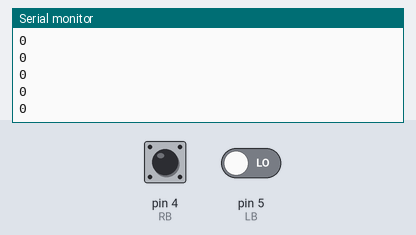
Bench run of a sketch on a simulated Arduino Uno, built with avr-gcc and run on an emulated ATmega328P. Shown: the last lines printed to the serial monitor. The inputs (shaded band) are chosen by the test bench; at power-on: pin 4 (RB) LOW, pin 5 (LB) LOW.

Above: at 1.2 s.
1.3 s: pin 4 (RB) driven HIGH
At 2.2 s:
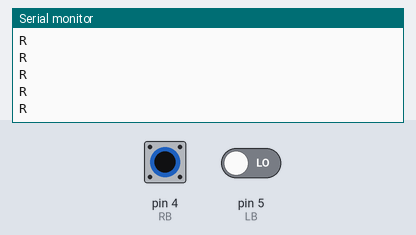
3.2 s: pin 5 (LB) driven HIGH
At 3.7 s:
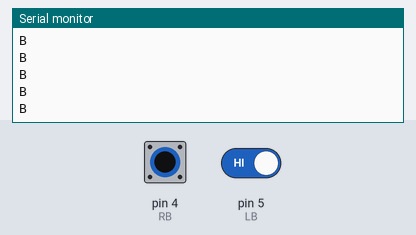

Measured:
- after the input at 1.3 s, the serial monitor: prints a new line after 0.07 s (image 1)
- after the input at 3.2 s, the serial monitor: prints a new line after 0.07 s (image 2)

The sketch:

Master.ino
```cpp
#include <SoftwareSerial.h>

const int blueTx = 2;
const int blueRx = 3;
SoftwareSerial btSerial(blueTx, blueRx);

const int RB=4;
const int LB=5;

boolean LlastButton=LOW;
boolean LcurrentButton=LOW;
boolean RlastButton=LOW;
boolean RcurrentButton=LOW;

boolean LOn =0;
boolean ROn =0;

void setup(){
  Serial.begin(9600);
  btSerial.begin(9600);
  pinMode(LB, INPUT);
  pinMode(RB, INPUT);
}

void loop(){
  LcurrentButton=Ldebounce(LlastButton);
  if(LlastButton == LOW && LcurrentButton == HIGH){
    LOn = !LOn;
  }
  LlastButton=LcurrentButton;

  RcurrentButton=Rdebounce(RlastButton);
  if(RlastButton == LOW && RcurrentButton == HIGH){
    ROn = !ROn;
  }
  RlastButton=RcurrentButton;

  signal();
}

void signal(){
  if(LOn && ROn){
    Serial.println('B');
    btSerial.write('B');
  }
  else if(LOn && !ROn){
    Serial.println('L');
    btSerial.write('L');
  }
  else if(!LOn && ROn){
    Serial.println('R');
    btSerial.write('R');
  }
  else{
    Serial.println('0');
    btSerial.write('0');
  }
}

boolean Ldebounce(boolean last){
  boolean current = digitalRead(LB);

  if(last != current){
    delay(10);

    current=digitalRead(LB);
  }
  return current;
}
boolean Rdebounce(boolean last){
  boolean current = digitalRead(RB);

  if(last != current){
    delay(10);

    current=digitalRead(RB);
  }
  return current;
}
```
